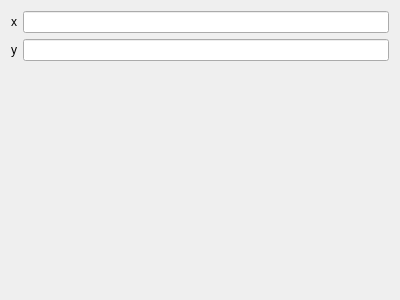
<?xml version="1.0" encoding="UTF-8"?>
<ui version="4.0">
 <class>Point2DEditor</class>
 <widget class="QWidget" name="Point2DEditor">
  <property name="geometry">
   <rect>
    <x>0</x>
    <y>0</y>
    <width>400</width>
    <height>300</height>
   </rect>
  </property>
  <property name="windowTitle">
   <string>Point2DEditor</string>
  </property>
  <layout class="QFormLayout" name="formLayout">
   <item row="0" column="0">
    <widget class="QLabel" name="xLabel">
     <property name="text">
      <string>x</string>
     </property>
    </widget>
   </item>
   <item row="0" column="1">
    <widget class="QLineEdit" name="xEdit"/>
   </item>
   <item row="1" column="0">
    <widget class="QLabel" name="yLabel">
     <property name="text">
      <string>y</string>
     </property>
    </widget>
   </item>
   <item row="1" column="1">
    <widget class="QLineEdit" name="yEdit"/>
   </item>
  </layout>
 </widget>
 <resources/>
 <connections/>
</ui>
